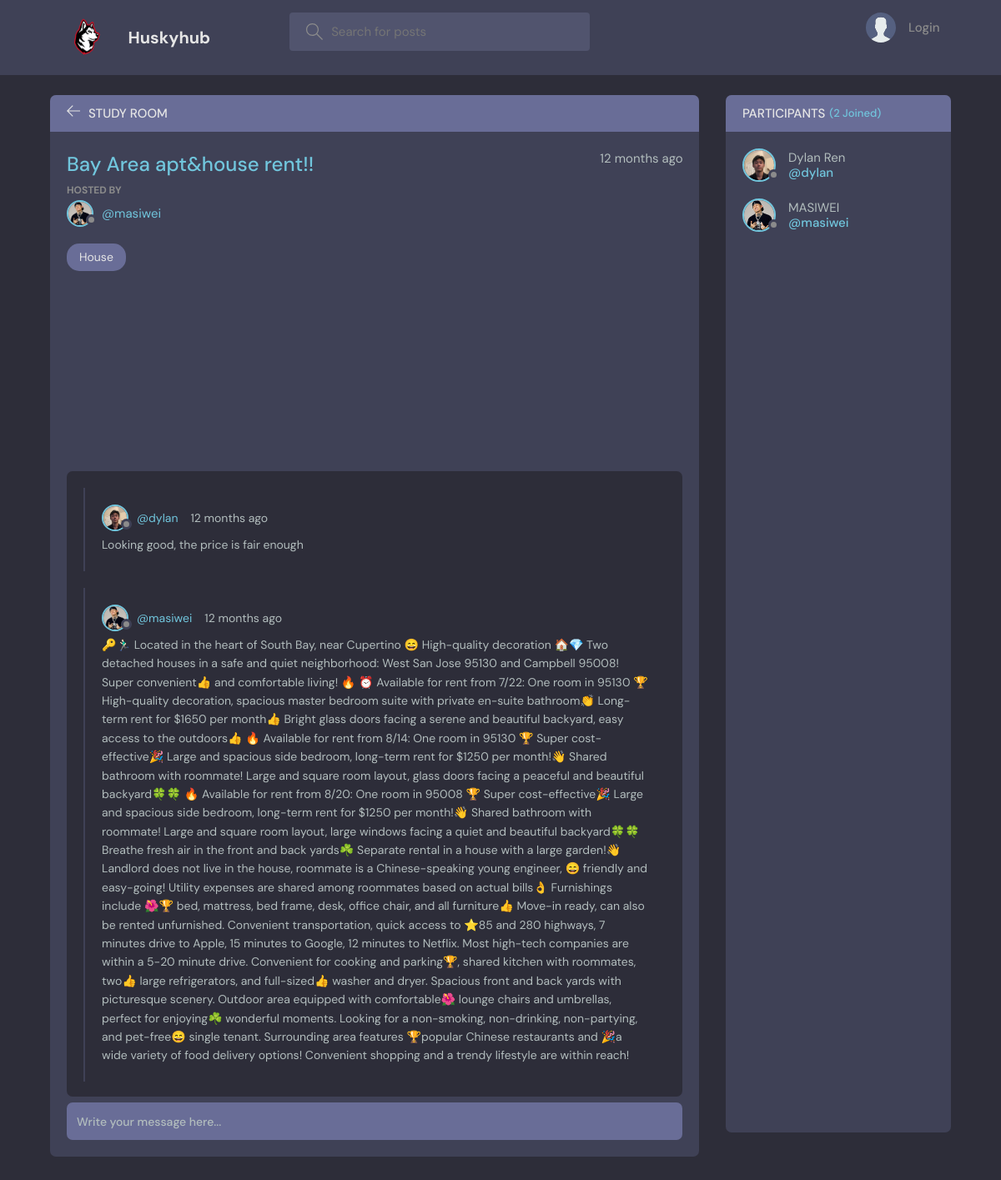
The page /room/24/ on the database its author committed.
### base/models.py (models this page shows, shortened)
class Room(models.Model):
    host = models.ForeignKey(User, on_delete=models.SET_NULL, null=True)
    topic = models.ForeignKey(Topic, on_delete=models.SET_NULL, null=True)
    name = models.CharField(max_length=200)
    description = models.TextField(null=True, blank=True)
    participants = models.ManyToManyField(
    User, related_name='participants', blank=True)
    updated = models.DateTimeField(auto_now=True)
    created = models.DateTimeField(auto_now_add=True)
    class Meta:
        ordering = ['-updated', '-created']

class User(AbstractUser):
    name = models.CharField(max_length=200, null=True)
    email = models.EmailField(unique=True, null=True)
    bio = models.TextField(null=True)
    avatar = models.ImageField(null=True, default="avatar.svg")
    USERNAME_FIELD = 'email'
    REQUIRED_FIELDS = ['username']

class Topic(models.Model):
    name = models.CharField(max_length=200)
    def __str__(self):
        return self.name

class Message(models.Model):
    user = models.ForeignKey(User, on_delete=models.CASCADE)
    room = models.ForeignKey(Room, on_delete=models.CASCADE)
    body = models.TextField()
    updated = models.DateTimeField(auto_now=True)
    created = models.DateTimeField(auto_now_add=True)
    class Meta:
        ordering = ['-updated', '-created']

### base/views.py (the view, shortened to what this page needs)
# urls.py: path('room/<str:pk>/', views.room, name="room"),
def room(request, pk):
    room = Room.objects.get(id=pk)
    room_messages = room.message_set.all()
    participants = room.participants.all()
    context = {'room': room, 'room_messages': room_messages,
               'participants': participants}
    return render(request, 'base/room.html', context)

### base/templates/base/room.html (shortened to what this page needs)
{% extends 'main.html' %}
{% block content %}
<main class="profile-page layout layout--2">
  <div class="container">
    <div class="room">
      <div class="room__top">
        <div class="room__topLeft">
          <a href="{% url 'home' %}">
            <svg version="1.1" xmlns="http://www.w3.org/2000/svg" width="32" height="32" viewBox="0 0 32 32">
              <title>arrow-left</title>
              <path
                d="M13.723 2.286l-13.723 13.714 13.719 13.714 1.616-1.611-10.96-10.96h27.625v-2.286h-27.625l10.965-10.965-1.616-1.607z">
              </path>
            </svg>
          </a>
          <h3>Study Room</h3>
        </div>
      </div>
      <div class="room__box scroll">
        <div class="room__header scroll">
          <div class="room__info">
            <h3>{{room.name}}</h3>
            <span>{{room.created|timesince}} ago</span>
          </div>
          <div class="room__hosted">
            <p>Hosted By</p>
            <a href="{% url 'user-profile' room.host.id %}" class="room__author">
              <div class="avatar avatar--small">
                <img src="{{room.host.avatar.url}}" />
              </div>
              <span>@{{room.host.username}}</span>
            </a>
          </div>
          <span class="room__topics">{{room.topic}}</span>
        </div>
        <div class="room__conversation">
          <div class="threads scroll">
            {% for message in room_messages %}
            <div class="thread">
              <div class="thread__top">
                <div class="thread__author">
                  <a href="{% url 'user-profile' message.user.id %}" class="thread__authorInfo">
                    <div class="avatar avatar--small">
                      <img src="{{message.user.avatar.url}}" />
                    </div>
                    <span>@{{message.user.username}}</span>
                  </a>
                  <span class="thread__date">{{message.created|timesince}} ago</span>
                </div>
              </div>
              <div class="thread__details">
                {{message.body}}
              </div>
            </div>
            {% endfor %}
          </div>
        </div>
      </div>
      <div class="room__message">
        <form action="" method="POST">
          <input name="body" placeholder="Write your message here..." />
        </form>
      </div>
    </div>
    <div class="participants">
      <h3 class="participants__top">Participants <span>({{participants.count}} Joined)</span></h3>
      <div class="participants__list scroll">
        {% for user in participants %}
        <a href="{%  url 'user-profile' user.id %}" class="participant">
          <div class="avatar avatar--medium">
            <img src="{{user.avatar.url}}" />
          </div>
          <p>
            {{user.name}}
            <span>@{{user.username}}</span>
          </p>
        </a>
        {% endfor %}
      </div>
    </div>
  </div>
</main>
{% endblock content %}

### rows shown on the page
Room: name "Bay Area apt&house rent!!", created "12 months", host.avatar (picture), host.username "masiwei", topic "House"
Message: user.avatar (picture), user.username "dylan", created "12 months", body "Looking good, the price is fair enough"
Message: user.avatar (picture), user.username "masiwei", created "12 months", body "🔑🏃🏻‍♂️ Located in the heart of South Bay, near Cupertino 😄 High-quality decoration 🏠💎 Two detached houses in a safe and quiet neighborhood: West San Jose 95130 and Campbell 95008! Super convenient👍 and comfortable living! 🔥 ⏰ Available for rent from 7/22: One room in 95130 🏆 High-quality decoration, spacious master bedroom suite with private en-suite bathroom👏 Long-term rent for $1650 per month👍 Bright glass doors facing a serene and beautiful backyard, easy access to the outdoors👍 🔥 Available for rent from 8/14: One room in 95130 🏆 Super cost-effective🎉 Large and spacious side bedroom, long-term rent for $1250 per month!👋 Shared bathroom with roommate! Large and square room layout, glass…"
User: avatar (picture), name "Dylan Ren", username "dylan"
User: avatar (picture), name "MASIWEI", username "masiwei"

### other values the page prints
{{ participants.count }} "2"
